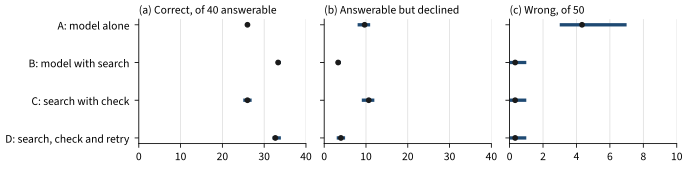

Here is the Python script that generated this plot:
"""Draw the held-out results figure for the report from the committed run.

Run from the repository root:

    uv run --group docs python docs/report/figures/results.py
"""

import csv
from collections import defaultdict
from pathlib import Path

import matplotlib.pyplot as plt

FIGURES = Path(__file__).resolve().parent
RUN = FIGURES.parents[2] / "eval" / "runs" / "20261108T135144Z"

ARMS = (
    ("model_alone", "A: model alone"),
    ("model_with_search", "B: model with search"),
    ("search_with_check", "C: search with check"),
    ("search_check_retry", "D: search, check and retry"),
)
PANELS = (
    ("correct", "(a) Correct, of 40 answerable", 40, 10),
    ("false_refusal", "(b) Answerable but declined", 40, 10),
    ("wrong", "(c) Wrong, of 50", 10, 2),
)


def read_counts(summary: Path) -> dict[tuple[str, str], list[int]]:
    """Map (arm, category) to its count in each run, in run order."""
    counts: dict[tuple[str, str], list[int]] = defaultdict(list)
    with summary.open(newline="", encoding="utf-8") as file:
        for row in sorted(csv.DictReader(file), key=lambda row: int(row["run"])):
            counts[row["arm"], row["category"]].append(int(row["count"]))
    return counts


def main() -> None:
    counts = read_counts(RUN / "summary.csv")
    plt.style.use(FIGURES / "laboratory.mplstyle")
    figure, axes_row = plt.subplots(1, len(PANELS), sharey=True, figsize=(6.89, 1.7))
    rows = range(len(ARMS))
    for axes, (category, title, limit, step) in zip(axes_row, PANELS, strict=True):
        runs = [counts[arm, category] for arm, _ in ARMS]
        means = [sum(values) / len(values) for values in runs]
        axes.hlines(
            rows,
            [min(v) for v in runs],
            [max(v) for v in runs],
            linewidth=2.4,
            color="#1F4A73",
        )
        axes.plot(means, rows, "o", color="#1A1A1A")
        axes.set_title(title)
        axes.set_xlim(0, limit)
        axes.set_xticks(range(0, limit + 1, step))
        axes.grid(axis="x", color="0.85", linewidth=0.5)
        axes.set_axisbelow(True)
    first = axes_row[0]
    first.set_yticks(rows, [label for _, label in ARMS])
    first.invert_yaxis()
    figure.savefig(FIGURES / "results.pdf", backend="pgf")


if __name__ == "__main__":
    main()
